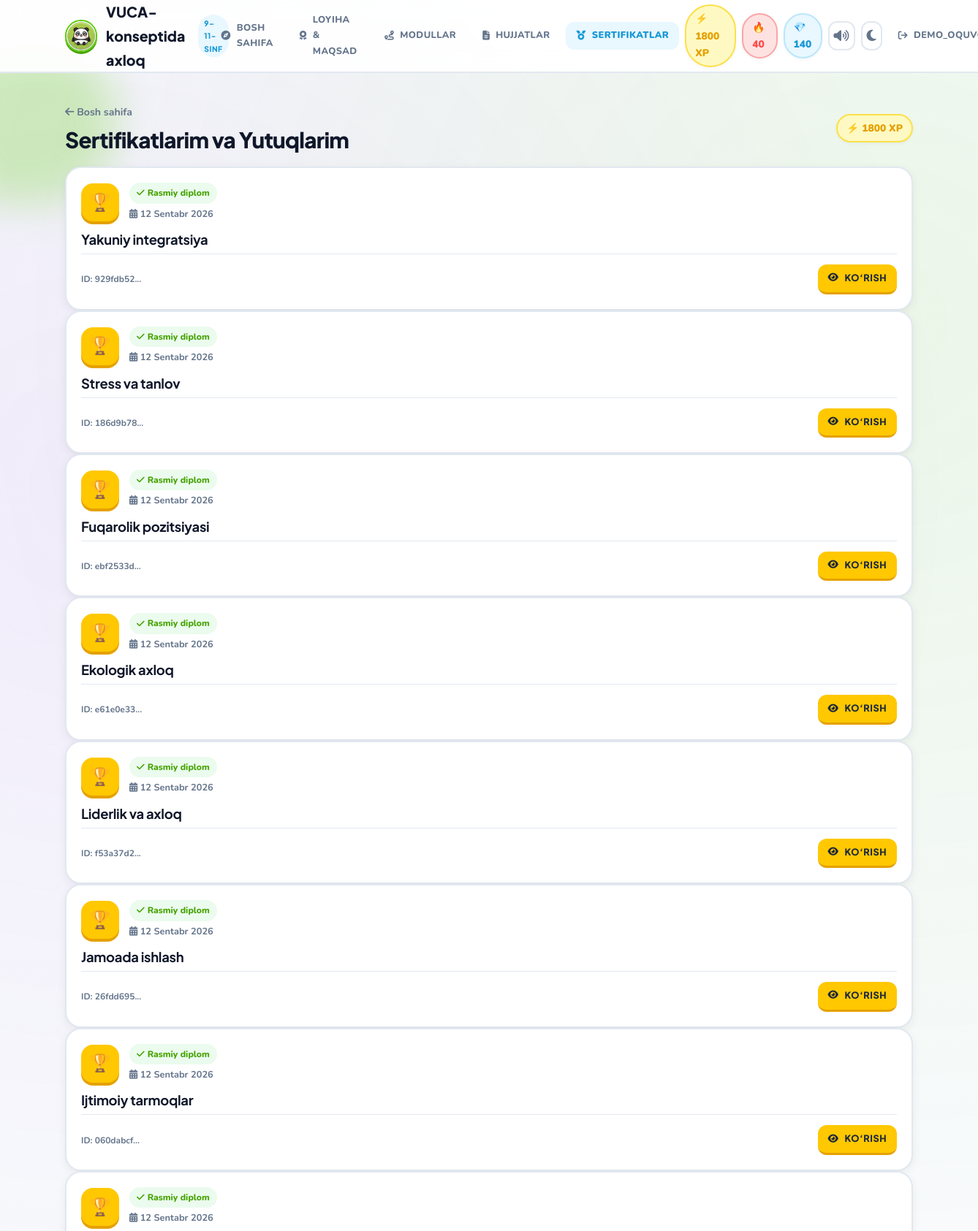
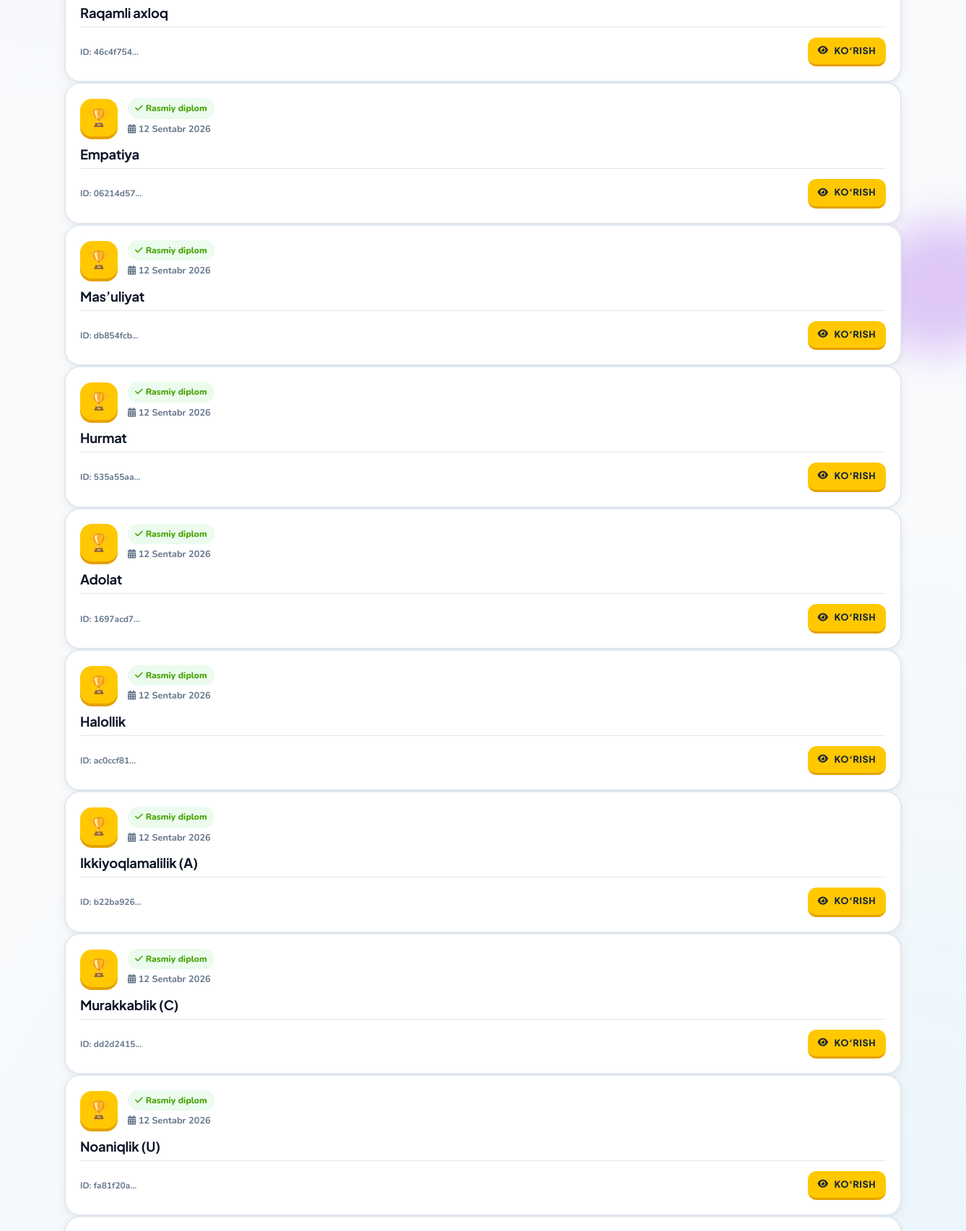
Screenshot of /certificates/ (signed in, upper part) with the database file from the repository (2 pictures, top to bottom).
### core/models.py (models this page shows, shortened)
class TimestampedModel(models.Model):
    created_at = models.DateTimeField(_("Yaratilgan vaqti"), auto_now_add=True)
    updated_at = models.DateTimeField(_("Yangilangan vaqti"), auto_now=True)
    class Meta:
        abstract = True
        ordering = ['-created_at']

class Certificate(TimestampedModel):
    user = models.ForeignKey(
        settings.AUTH_USER_MODEL,
        on_delete=models.CASCADE,
        related_name='certificates',
        verbose_name=_("Foydalanuvchi")
    )
    module = models.ForeignKey(
        Module,
        on_delete=models.CASCADE,
        related_name='certificates_issued',
        verbose_name=_("Modul")
    )
    certificate_id = models.UUIDField(default=uuid.uuid4, editable=False, unique=True, verbose_name=_("Sertifikat ID"))
    issued_at = models.DateTimeField(_("Berilgan vaqti"), auto_now_add=True)
    class Meta:
        verbose_name = _("Sertifikat")
        verbose_name_plural = _("Sertifikatlar")
        unique_together = ('user', 'module') # Bitta modul uchun bitta sertifikat
        ordering = ['user', '-issued_at']

class Module(TimestampedModel):
    title = models.CharField(_("Modul sarlavhasi"), max_length=200, unique=True)
    description = models.TextField(_("Modul tavsifi"), blank=True, null=True)
    order = models.PositiveIntegerField(_("Tartib raqami"), default=0, help_text=_("Modullarni ko'rsatish tartibi."))
    class Meta:
        verbose_name = _("Modul")
        verbose_name_plural = _("Modullar")
        ordering = ['order', 'title']

### core/views.py (the view)
# urls.py: path('certificates/', views.my_certificates_view, name='my_certificates'),
@login_required
def my_certificates_view(request):
    certificates = Certificate.objects.filter(user=request.user).select_related('module').order_by('-issued_at')
    context = {
        'certificates': certificates
    }
    return render(request, 'learning_platform/my_certificates.html', context)

### core/context_processors.py (called while the page is built)
def site_branding(request):
    data = {
        'SITE_NAME': getattr(settings, 'SITE_NAME', 'VUCA-konseptida axloq'),
        'SITE_TAGLINE': getattr(settings, 'SITE_TAGLINE', ''),
        'user_xp': 0,
        'user_completed': 0,
        'user_certs': 0,
        'user_streak': 0,
        'user_gems': 0,
    }
    user = getattr(request, 'user', None)
    if user is not None and user.is_authenticated:
        from core.models import UserCourseProgress, Certificate
        completed = UserCourseProgress.objects.filter(user=user).count()
        certs = Certificate.objects.filter(user=user).count()
        data['user_completed'] = completed
        data['user_certs'] = certs
        data['user_xp'] = completed * 20 + certs * 50
        data['user_streak'] = min(max(completed, 1), 99) if completed else 0
        data['user_gems'] = certs * 5 + completed
    return data

### templates/learning_platform/my_certificates.html (shortened to what this page needs)
{% extends 'base.html' %}
{% block content %}
<div class="section-title">
    <div>
        <a class="meta" href="{% url 'learning_platform:module_list' %}">
            <i class="fas fa-arrow-left"></i> Bosh sahifa
        </a>
        <h1 style="margin: 6px 0 0; font-size: 1.85rem;">Sertifikatlarim va Yutuqlarim</h1>
    </div>
    <span class="stat-pill xp">⚡ {{ user_xp }} XP</span>
</div>
{% if certificates %}
<div class="grid">
    {% for cert in certificates %}
    <a class="path-card" href="{% url 'learning_platform:certificate_detail' certificate_id=cert.certificate_id %}" style="padding: 20px; text-decoration: none;">
        <div style="display: flex; align-items: center; gap: 14px; margin-bottom: 12px;">
            <div style="width: 52px; height: 52px; border-radius: 16px; background: var(--gold); color: #1e293b; display: grid; place-items: center; font-size: 1.5rem; flex-shrink: 0; box-shadow: 0 4px 0 var(--gold-dark);">
                🏆
            </div>
            <div>
                <span class="badge ok"><i class="fas fa-check"></i> Rasmiy diplom</span>
                <p class="meta" style="margin: 4px 0 0; font-size: 0.8rem;">
                    <i class="fas fa-calendar-alt"></i> {{ cert.issued_at|date:"d F Y" }}
                </p>
            </div>
        </div>
        <h3 style="font-size: 1.15rem; color: var(--text-main); margin-bottom: 8px;">
            {{ cert.module.title }}
        </h3>
        <div style="margin-top: auto; padding-top: 14px; display: flex; justify-content: space-between; align-items: center; border-top: 1px solid var(--border-color);">
            <span class="meta" style="font-size: 0.75rem;">ID: {{ cert.certificate_id|stringformat:".8s" }}...</span>
            <span class="btn btn-gold btn-sm">
                <i class="fas fa-eye"></i> Ko‘rish
            </span>
        </div>
    </a>
    {% endfor %}
</div>
{% endif %}
{% endblock %}

### templates/base.html (shortened to what this page needs)
{% load static %}
<!DOCTYPE html>
<html lang="uz" data-theme="light">
<head>
    <link rel="stylesheet" href="https://cdnjs.cloudflare.com/ajax/libs/font-awesome/6.5.1/css/all.min.css">
    <link rel="stylesheet" href="{% static 'css/app.css' %}">
</head>
<body>
    <div class="blob blob-a"></div>
    <div class="blob blob-b"></div>
    <header class="topbar">
        <div class="wrap topbar-inner">
            <a class="brand" href="{% url 'learning_platform:module_list' %}">
                <img class="brand-panda" src="{% static 'img/panda-logo.jpg' %}" alt="VUCA panda">
                <span>{{ SITE_NAME }}</span>
                <span class="brand-badge">9–11-sinf</span>
            </a>
            <nav class="nav-desktop">
                <a class="nav-link {% if request.resolver_match.url_name == 'module_list' %}is-active{% endif %}" href="{% url 'learning_platform:module_list' %}">
                    <i class="fas fa-compass"></i> Bosh sahifa
                </a>
                <a class="nav-link" href="{% url 'learning_platform:module_list' %}#loyiha-haqida">
                    <i class="fas fa-award"></i> Loyiha & Maqsad
                </a>
                <a class="nav-link" href="{% url 'learning_platform:module_list' %}#yol">
                    <i class="fas fa-route"></i> Modullar
                </a>
                <a class="nav-link" href="{% url 'learning_platform:module_list' %}#hujjatlar">
                    <i class="fas fa-file-lines"></i> Hujjatlar
                </a>
                {% if user.is_authenticated %}
                <a class="nav-link {% if request.resolver_match.url_name == 'my_certificates' or request.resolver_match.url_name == 'certificate_detail' %}is-active{% endif %}" href="{% url 'learning_platform:my_certificates' %}">
                    <i class="fas fa-medal"></i> Sertifikatlar
                </a>
                <span class="stat-pill xp" title="Tajriba ballari">⚡ {{ user_xp }} XP</span>
                <span class="stat-pill streak" title="Ketma-ketlik seriyasi">🔥 {{ user_streak }}</span>
                <span class="stat-pill gem" title="Olmoslar">💎 {{ user_gems }}</span>
                {% endif %}
                <button class="sound-toggle" type="button" data-sound-toggle aria-label="Ovoz effektlari" title="Duolingo ovoz effektlari">
                    <i class="fas fa-volume-high"></i>
                </button>
                <button class="theme-toggle" type="button" data-theme-toggle aria-label="Mavzuni almashtirish" title="Tungi / Kunduzgi rejim">
                    <i class="fas fa-moon"></i>
                </button>
                {% if user.is_authenticated %}
                <a class="nav-link" href="{% url 'learning_platform:logout' %}" title="Chiqish">
                    <i class="fas fa-arrow-right-from-bracket"></i> {{ user.username }}
                </a>
                {% else %}
                <a class="nav-link" href="{% url 'learning_platform:login' %}">Kirish</a>
                <a class="btn btn-green btn-sm" href="{% url 'learning_platform:register' %}"><i class="fas fa-bolt"></i> Boshlash</a>
                {% endif %}
            </nav>
        </div>
    </header>
    <main class="page">
        <div class="wrap">
            {% block content %}{% endblock %}
        </div>
    </main>
</body>
</html>

### rows the page displays
Certificate: issued_at "12 Sentabr 2026", module "Yakuniy integratsiya", certificate_id "929fdb52"
Certificate: issued_at "12 Sentabr 2026", module "Stress va tanlov", certificate_id "186d9b78"
Certificate: issued_at "12 Sentabr 2026", module "Fuqarolik pozitsiyasi", certificate_id "ebf2533d"
Certificate: issued_at "12 Sentabr 2026", module "Ekologik axloq", certificate_id "e61e0e33"
Certificate: issued_at "12 Sentabr 2026", module "Liderlik va axloq", certificate_id "f53a37d2"
Certificate: issued_at "12 Sentabr 2026", module "Jamoada ishlash", certificate_id "26fdd695"
Certificate: issued_at "12 Sentabr 2026", module "Ijtimoiy tarmoqlar", certificate_id "060dabcf"
Certificate: issued_at "12 Sentabr 2026", module "Raqamli axloq", certificate_id "46c4f754"
Certificate: issued_at "12 Sentabr 2026", module "Empatiya", certificate_id "06214d57"
Certificate: issued_at "12 Sentabr 2026", module "Mas’uliyat", certificate_id "db854fcb"
Certificate: issued_at "12 Sentabr 2026", module "Hurmat", certificate_id "535a55aa"
Certificate: issued_at "12 Sentabr 2026", module "Adolat", certificate_id "1697acd7"
Certificate: issued_at "12 Sentabr 2026", module "Halollik", certificate_id "ac0ccf81"
Certificate: issued_at "12 Sentabr 2026", module "Ikkiyoqlamalilik (A)", certificate_id "b22ba926"
Certificate: issued_at "12 Sentabr 2026", module "Murakkablik (C)", certificate_id "dd2d2415"
Certificate: issued_at "12 Sentabr 2026", module "Noaniqlik (U)", certificate_id "fa81f20a"

### other values shown
{{ SITE_NAME }} "VUCA-konseptida axloq"
{{ user_xp }} "1800"
{{ user_streak }} "40"
{{ user_gems }} "140"
